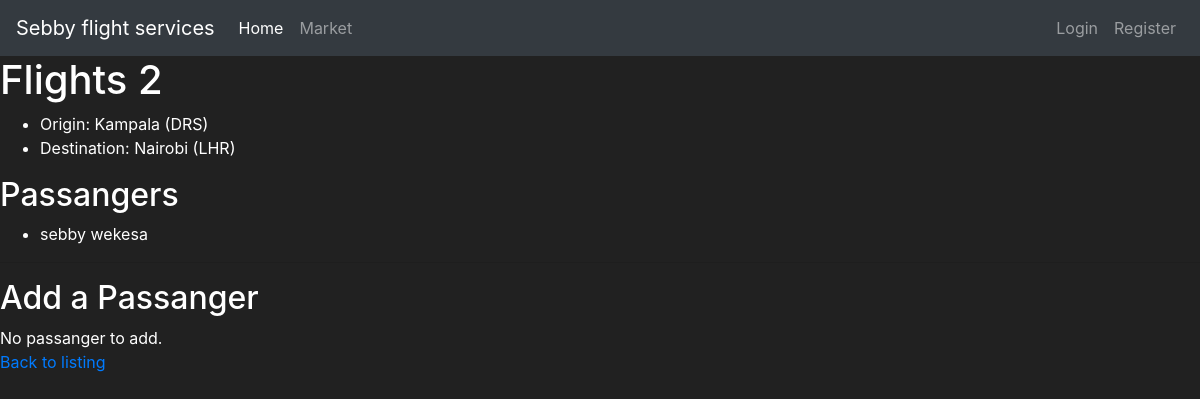
/2, run on the app's committed database.
### sebby/models.py (models this page shows, shortened)
class Flight(models.Model):
	origin = models.ForeignKey(Airport, on_delete=models.CASCADE, related_name="departures")
	destination = models.ForeignKey(Airport, on_delete=models.CASCADE, related_name="arrivals")
	duration = models.IntegerField()

class Airport(models.Model):
	code = models.CharField(max_length=3)
	city = models.CharField(max_length=64)
	def __str__(self):
		return f"{self.city} ({self.code})"

class Passanger(models.Model):
	first = models.CharField(max_length=64)
	last = models.CharField(max_length=64)
	flights = models.ManyToManyField(Flight, blank=True, related_name="passanger")
	def __str__(self):
		return f"{self.first} {self.last}"

### sebby/views.py (the view)
# urls.py: path("<int:flight_id>", views.flight, name="flight"),
def flight(request, flight_id):
	try:
		flight = Flight.objects.get(pk=flight_id)
	except Flight.DoesNotExist:
		raise Http404("Flight does not exist.")
	context = {
		"flight": flight,
		"passanger": flight.passanger.all(),
		"non_passanger": Passanger.objects.exclude(flights=flight).all()
	}
	return render(request, "flights/flight.html", context)

### sebby/templates/flights/flight.html (shortened to what this page needs)
{% extends "flights/base.html" %}
{% block body %}
	<h1>Flights {{ flight.id }}</h1>
		<ul>
			<li>Origin: {{ flight.origin }} </li>
			<li>Destination: {{ flight.destination }}</li>
		</ul>
		<h2> Passangers </h2>
		<ul>
			{% for passanger in passanger %}
			<li> {{ passanger }}</li>
			{% empty %}
			<li>No passangers.</li>
			{% endfor %}
		</ul>
		<hr>
		<h2> Add a Passanger</h2>
		{% if non_passanger %}
		<form action="{% url 'book' flight.id %}" method="post">
		    {% csrf_token %}
			<select name="passanger">
				{% for passanger in non_passanger %}
					<option value="{{ passanger.id }}">{{ passanger }}</option>
				{% endfor %}
			</select>
			<input type="submit" value="Book flight">
		</form>
		{% else %}
			<div>No passanger to add.</div>
		{% endif %}
		<a href="{% url 'index' %}">Back to listing</a>
{% endblock%}

### sebby/templates/flights/base.html (style rules this page uses)
body { background-color: #212121; color: white; }

### data on the page
Flight: id "2", origin "Kampala (DRS)", destination "Nairobi (LHR)"
Passanger: first+last "sebby wekesa"
